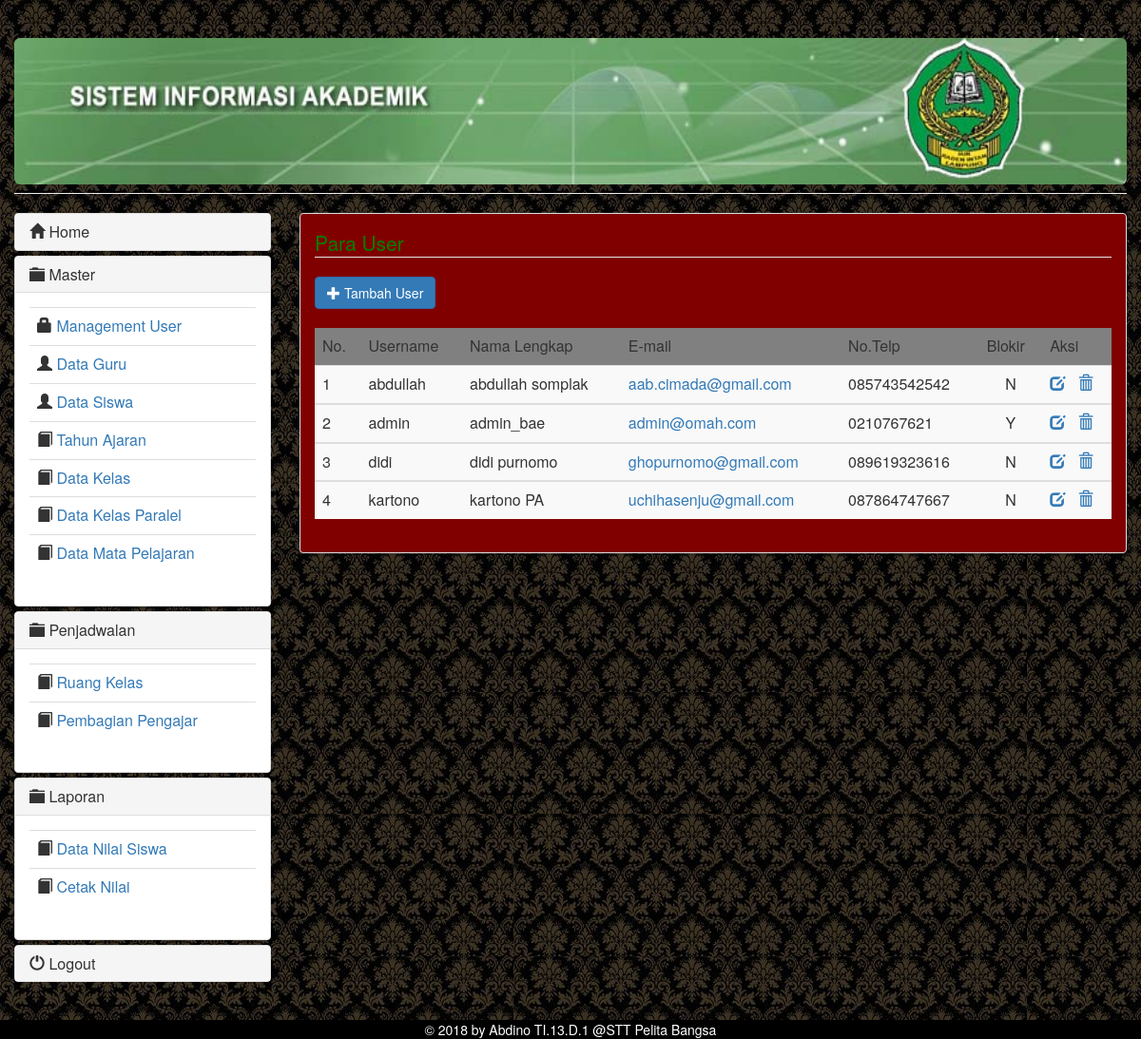
The page /admin/index.php?module=user (signed in) on the database as committed earlier.
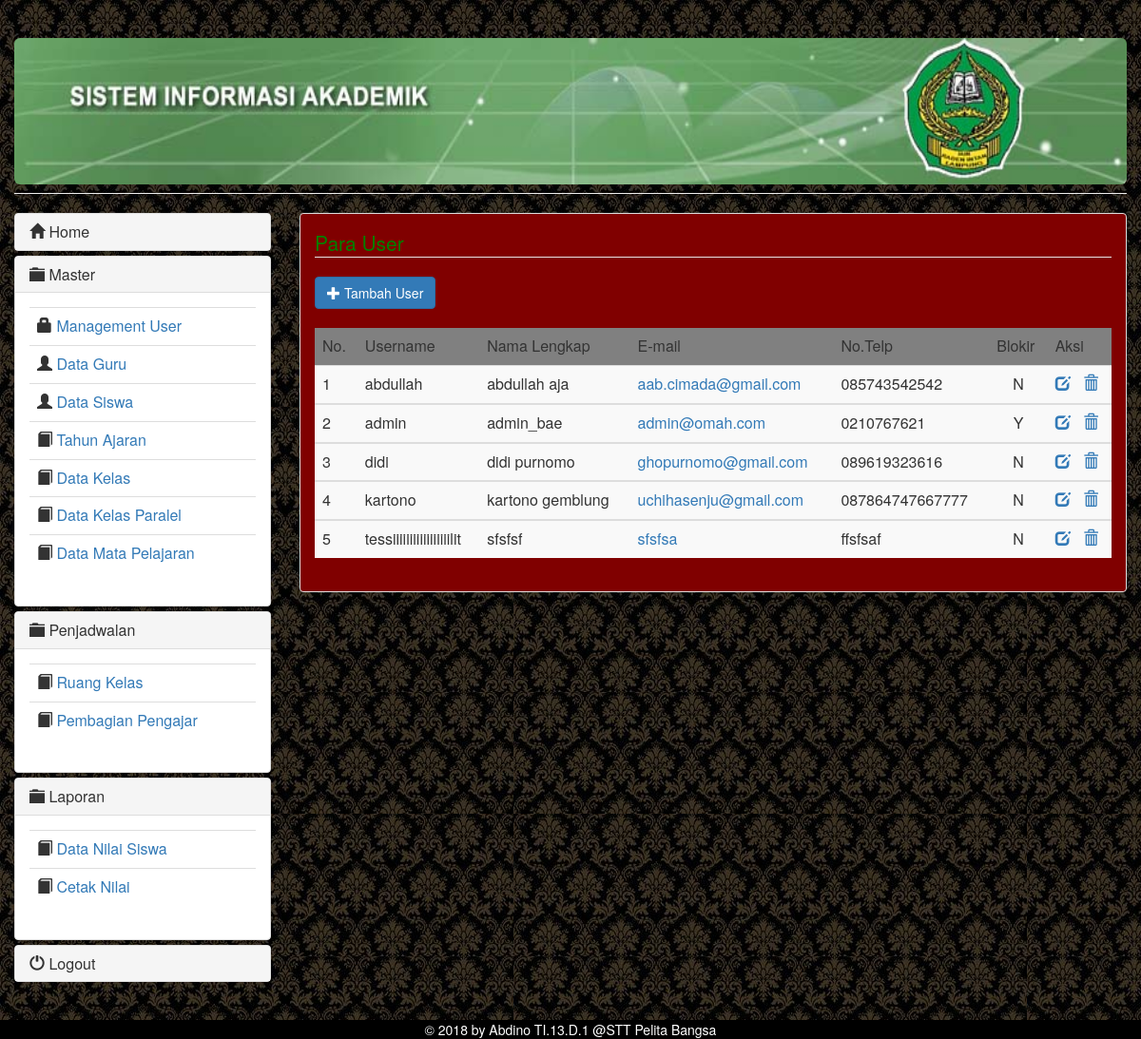
The same page on the database as committed later.
### tables this page shows
CREATE TABLE IF NOT EXISTS `users` (
  `id_user` varchar(50) NOT NULL,
  `password` varchar(50) NOT NULL,
  `nama_lengkap` varchar(100) NOT NULL,
  `email` varchar(100) NOT NULL,
  `no_telp` varchar(20) NOT NULL,
  `level` varchar(20) NOT NULL DEFAULT 'user',
  `blokir` enum('Y','N') NOT NULL DEFAULT 'N'
);

### admin/modul/mod_user/user.php (the view, shortened to what this page needs)
<?php
 if (empty($_SESSION['namauser']) AND empty($_SESSION['passuser'])){
  echo "<link href='style.css' rel='stylesheet' type='text/css'>
 <center>Untuk mengakses modul, Anda harus login <br>";
  echo "<a href=../../index.php><b>LOGIN</b></a></center>";
}
else {
	$aksi = "modul/mod_user/aksi_user.php";
	$act = (isset($_GET['act']))? $_GET['act'] : "main";
	switch($act){
		default:
		echo "
		<legend><font color=\"green\">Para User</font></legend>
		<a href='?module=user&act=tambahuser' class=\"btn btn-primary\"><i class=\"glyphicon glyphicon-plus\"></i> Tambah User</a>
		<div>&nbsp;</div>
		<div class=\"table-responsive\">
			<table class=\"table table-striped\">
				<thead style=\"background-color:grey\">
					<tr>
						<td>No.</td>
						<td>Username</td>
						<td>Nama Lengkap</td>
						<td>E-mail</td>
						<td>No.Telp</td>
						<td>Blokir</td>
						<td>Aksi</td>
					</tr>
				</thead>";
			$tampil=mysql_query("SELECT * FROM users ORDER BY id_user");
			$no=1;
			while($r=mysql_fetch_array($tampil)) {
				echo "
				<tbody class=\"info\">
					<tr>
						<td>$no</td>
						<td>$r[id_user]</td>
						<td>$r[nama_lengkap]</td>
						<td><a href=mailto:$r[email]>$r[email]</a></td>
						<td>$r[no_telp]</td>
						<td align=center>$r[blokir]</td>
						<td>
							<a href=?module=user&act=edituser&id=$r[id_user] clas=\"edit\">
								<i class=\"glyphicon glyphicon-edit\"></i></a> &nbsp;
							<a href=$aksi?module=user&act=hapus&id=$r[id_user] class=\"hapus\">
								<i class=\"glyphicon glyphicon-trash\"></i></a>
						</td>
					</tr>
				</tbody>";
				$no++;
			}
			echo "
			</table>
		</div>";
	break;
	}
}
?>

Rows that differ between the two databases and show on the page:
changed users "abdullah": nama_lengkap "abdullah somplak" → "abdullah aja"
changed users "kartono": nama_lengkap "kartono PA" → "kartono gemblung"; no_telp "087864747667" → "087864747667777"
added users: id_user "tessiiiiiiiiiiiiiiiiilit", nama_lengkap "sfsfsf", email "sfsfsa", no_telp "ffsfsaf", blokir "N"
